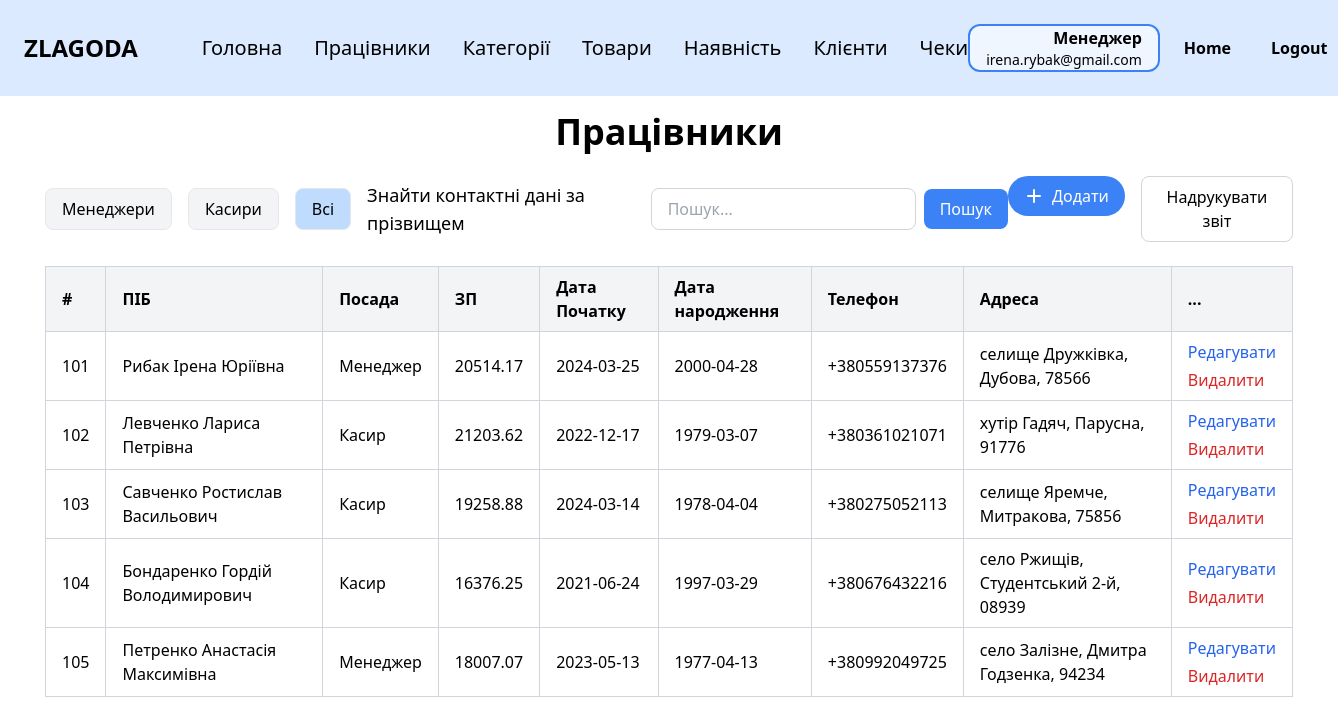
/employees (signed in), run on an earlier commit of the app's database.
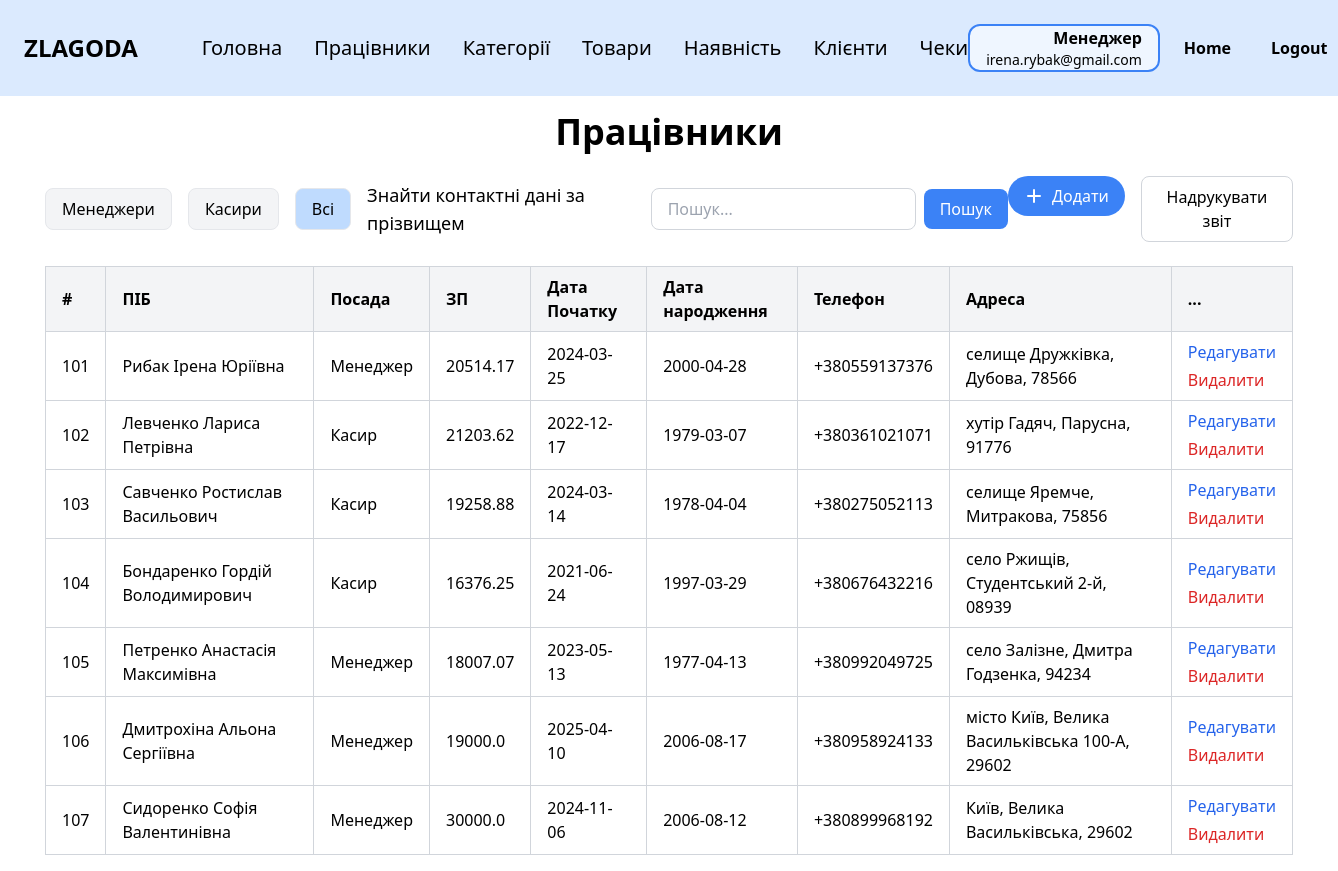
And on a later commit of the database.
### zlg_website/models.py (models this page shows, shortened)
class Employee(db.Model, UserMixin):
    __tablename__ = 'employee'
    id = db.Column(db.Integer, primary_key=True)
    last_name = db.Column(db.String(100))
    first_name = db.Column(db.String(100))
    middle_name = db.Column(db.String(100))
    position = db.Column(db.String(100))
    salary = db.Column(db.Float)
    start_date = db.Column(db.Date)
    birth_date = db.Column(db.Date)
    phone = db.Column(db.String(20))
    city = db.Column(db.String(100))
    street = db.Column(db.String(100))
    postal_code = db.Column(db.String(10))
    password = db.Column(db.String(10000))
    email = db.Column(db.String(100), unique=True)
    @property
    def full_name(self):
        parts = [self.last_name, self.first_name, self.middle_name]
        return " ".join(part for part in parts if part)
    @property
    def address(self):
        return f"{self.city}, {self.street}, {self.postal_code}"

### zlg_website/views/employees.py (the view)
@views.route('/employees')
@login_required
def employees():
    if current_user.position != 'Менеджер':
        abort(403)
    search_query = request.args.get('search', '')
    position_filter = request.args.get('position')
    query = Employee.query
    if position_filter:
        query = query.filter(Employee.position == position_filter)
    if search_query:
        query = query.filter(Employee.last_name.ilike(f"%{search_query}%"))
    all_employees = query.order_by(Employee.id).all()
    return render_template("employees.html", user=current_user, employees=all_employees, current_filter=position_filter)

### zlg_website/__init__.py (called while the page is built)
def create_app():
    app = Flask(__name__)
    app.config['SECRET_KEY'] = 'zlagoda'
    app.config['SQLALCHEMY_DATABASE_URI'] = f'sqlite:///{os.path.join(app.instance_path, DB_NAME)}'
    db.init_app(app)
    from .views import views
    from .auth import auth
    app.register_blueprint(views, url_prefix='/')
    app.register_blueprint(auth, url_prefix='/')
    from .models import Employee
    with app.app_context():
        if database_is_empty():
            create_database(app)
    login_manager = LoginManager()
    login_manager.login_view = 'auth.login'
    login_manager.init_app(app)
    @login_manager.user_loader
    def load_user(id):
        return Employee.query.get(int(id))
    return app

### zlg_website/templates/employees.html (shortened to what this page needs)
{% extends "base.html" %}
{% block content %}
<div class="py-4">
    <h1 class="text-4xl font-bold mb-6 text-center">Працівники</h1>
    <div class="flex justify-between items-center mb-6">
        <div class="flex items-center">
            <div class="flex space-x-4 items-center">
                <a href="{{ url_for('views.employees', position='Менеджер') }}">
                    <button class="px-4 py-2 border rounded-lg bg-gray-100 hover:bg-gray-200 {% if current_filter == 'Менеджер' %}bg-blue-200{% endif %}">
                        Менеджери
                    </button>
                </a>
                <a href="{{ url_for('views.employees', position='Касир') }}">
                    <button class="px-4 py-2 border rounded-lg bg-gray-100 hover:bg-gray-200 {% if current_filter == 'Касир' %}bg-blue-200{% endif %}">
                        Касири
                    </button>
                </a>
                <a href="{{ url_for('views.employees') }}">
                    <button class="px-4 py-2 border rounded-lg bg-gray-100 hover:bg-gray-200 {% if not current_filter %}bg-blue-200{% endif %}">
                        Всі
                    </button>
                </a>
            </div>
            <p class="mr-4 ml-4 text-lg">Знайти контактні дані за прізвищем</p>
            <form method="GET" action="{{ url_for('views.employees') }}" class="flex items-center" id="search-form">
    <input
        type="text"
        name="search"
        placeholder="Пошук..."
        value="{{ request.args.get('search', '') }}"
        class="px-4 py-2 border border-gray-300 rounded-lg focus:outline-none focus:ring-2 focus:ring-blue-500"
    />
    <button type="submit" class="ml-2 px-4 py-2 bg-blue-500 text-white rounded-lg hover:bg-blue-600">Пошук</button>
</form>
        </div>
        <div class="flex space-x-4">
            <a href="{{ url_for('views.add_employee_form') }}">
        <button class="flex items-center px-4 py-2 bg-blue-500 text-white rounded-full hover:bg-blue-600">
            <svg xmlns="http://www.w3.org/2000/svg" class="h-5 w-5 mr-2" viewBox="0 0 20 20" fill="currentColor">
                <path fill-rule="evenodd"
                      d="M10 3a1 1 0 011 1v5h5a1 1 0 110 2h-5v5a1 1 0 11-2 0v-5H4a1 1 0 110-2h5V4a1 1 0 011-1z"
                      clip-rule="evenodd"/>
            </svg>
            Додати
        </button>
            </a>
            <button class="px-4 py-2 border border-gray-300 rounded-lg hover:bg-gray-100">
        Надрукувати звіт
            </button>
        </div>
    </div>
    <div class="overflow-x-auto">
        <table class="min-w-full border-collapse border border-gray-300">
            <thead>
            <tr class="bg-gray-100">
                <th class="border border-gray-300 px-4 py-2 text-left">#</th>
                <th class="border border-gray-300 px-4 py-2 text-left">ПІБ</th>
                <th class="border border-gray-300 px-4 py-2 text-left">Посада</th>
                <th class="border border-gray-300 px-4 py-2 text-left">ЗП</th>
                <th class="border border-gray-300 px-4 py-2 text-left">Дата Початку</th>
                <th class="border border-gray-300 px-4 py-2 text-left">Дата народження</th>
                <th class="border border-gray-300 px-4 py-2 text-left">Телефон</th>
                <th class="border border-gray-300 px-4 py-2 text-left">Адреса</th>
                <th class="border border-gray-300 px-4 py-2 text-left">...</th>
            </tr>
            </thead>
            <tbody>
            {% if employees %}
            {% for employee in employees %}
            <tr>
                <td class="border border-gray-300 px-4 py-2">{{ employee.id }}</td>
                <td class="border border-gray-300 px-4 py-2">{{ employee.full_name }}</td>
                <td class="border border-gray-300 px-4 py-2">{{ employee.position }}</td>
                <td class="border border-gray-300 px-4 py-2">{{ employee.salary }}</td>
                <td class="border border-gray-300 px-4 py-2">{{ employee.start_date }}</td>
                <td class="border border-gray-300 px-4 py-2">{{ employee.birth_date }}</td>
                <td class="border border-gray-300 px-4 py-2">{{ employee.phone }}</td>
                <td class="border border-gray-300 px-4 py-2">{{ employee.address }}</td>
                <td class="border border-gray-300 px-4 py-2">
                    <div class="flex flex-col space-y-1">
                        <a href="/employees/edit/{{ employee.id }}" class="text-blue-600 hover:underline">Редагувати</a>
                        <form method="POST" action="{{ url_for('views.delete_employee', id=employee.id) }}" onsubmit="return confirmDelete()" class="inline">
                            <button type="submit" class="text-red-600 hover:underline">Видалити</button>
                        </form>
                    </div>
                </td>
            </tr>
            {% endfor %}
            {% endif %}
            </tbody>
        </table>
    </div>
</div>
{% endblock %}

### zlg_website/templates/base.html (shortened to what this page needs)
<!DOCTYPE html>
<html lang="en">
<head>
    <link rel="stylesheet" href="https://cdn.jsdelivr.net/npm/tailwindcss@2.2.19/dist/tailwind.min.css">
</head>
<body class="bg-white text-black">
<nav class="bg-blue-100 p-6">
    <div class="flex items-center justify-between">
        <div class="text-black text-2xl font-black mr-16">ZLAGODA</div>
        {% if user.is_authenticated %}
        <div class="flex gap-8 max-md:gap-5 max-sm:hidden">
            <a href="/" class="text-xl cursor-pointer max-md:text-base">Головна</a>
            {% if user.position == 'Менеджер' %}
            <a href="/employees" class="text-xl cursor-pointer max-md:text-base">Працівники</a>
            <a href="/categories" class="text-xl cursor-pointer max-md:text-base">Категорії</a>
            <a href="/products" class="text-xl cursor-pointer max-md:text-base">Товари</a>
            <a href="/stock" class="text-xl cursor-pointer max-md:text-base">Наявність</a>
            <a href="/clients" class="text-xl cursor-pointer max-md:text-base">Клієнти</a>
            <a href="/receipts" class="text-xl cursor-pointer max-md:text-base">Чеки</a>
            {% elif user.position == 'Касир' %}
            <a href="/clients" class="text-xl cursor-pointer max-md:text-base">Клієнти</a>
            <a href="/receipts" class="text-xl cursor-pointer max-md:text-base">Чеки</a>
            {% endif %}
        </div>
        {% endif %}
        {% if user.is_authenticated %}
        <div class="flex items-center gap-6">
            <div class="px-4 border-2 border-blue-500 rounded-xl bg-blue-50 text-right">
                <p class="text-base font-semibold">
                    {% if user.position == 'Касир' %}
                    Касир
                    {% elif user.position == 'Менеджер' %}
                    Менеджер
                    {% else %}
                    {{ user.position }}
                    {% endif %}
                </p>
                <p class="text-sm">{{ user.email }}</p>
            </div>
            <a href="/welcome" class="text-black font-bold mr-4">Home</a>
            <a href="/logout" class="text-black font-bold">Logout</a>
        </div>
        {% else %}
        <a href="/login" class="text-black font-bold">Login</a>
        {% endif %}
    </div>
</nav>
<div class="container mx-auto px-4">
    {% block content %}{% endblock %}
</div>
</body>
</html>

What changed in the data, as far as the page shows it:
added Employee: id "106", full_name "Дмитрохіна Альона Сергіївна", position "Менеджер", salary "19000.0", start_date "2025-04-10", birth_date "2006-08-17", phone "+380958924133", address "місто Київ, Велика Васильківська 100-А, 29602"
added Employee: id "107", full_name "Сидоренко Софія Валентинівна", position "Менеджер", salary "30000.0", start_date "2024-11-06", birth_date "2006-08-12", phone "+380899968192", address "Київ, Велика Васильківська, 29602"
